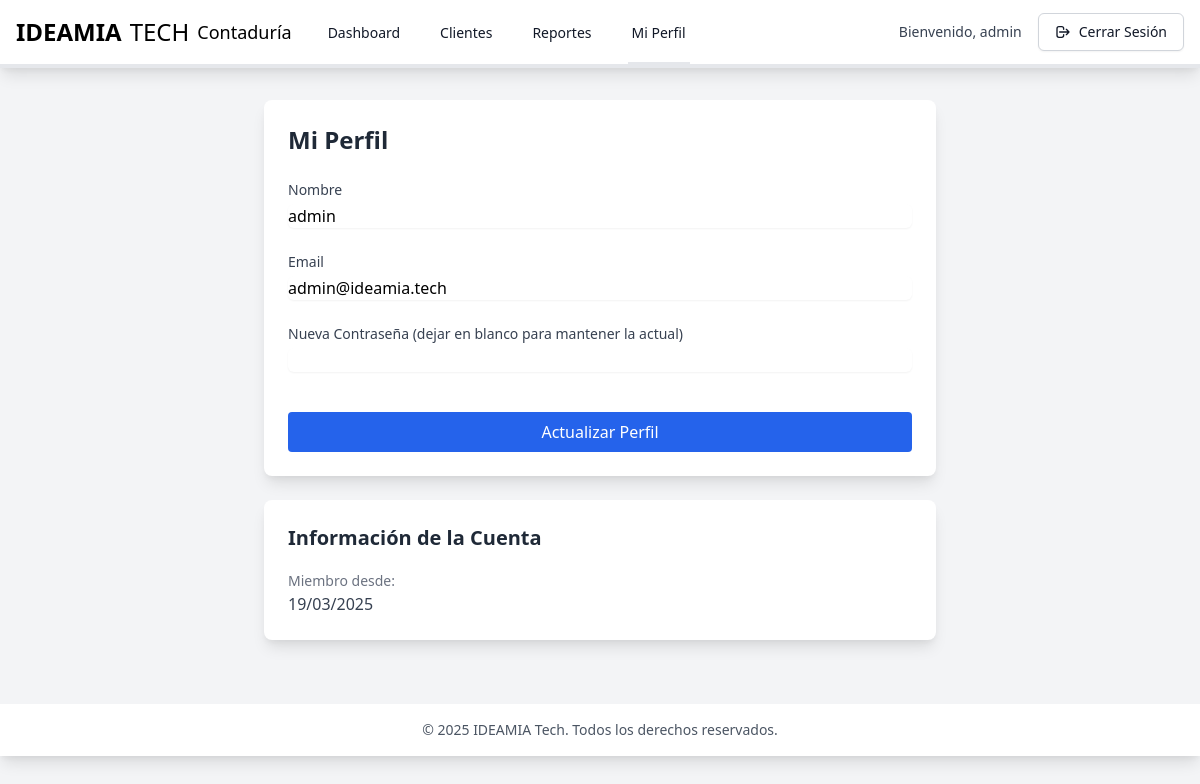
The page /profile (signed in) on the database as committed earlier.
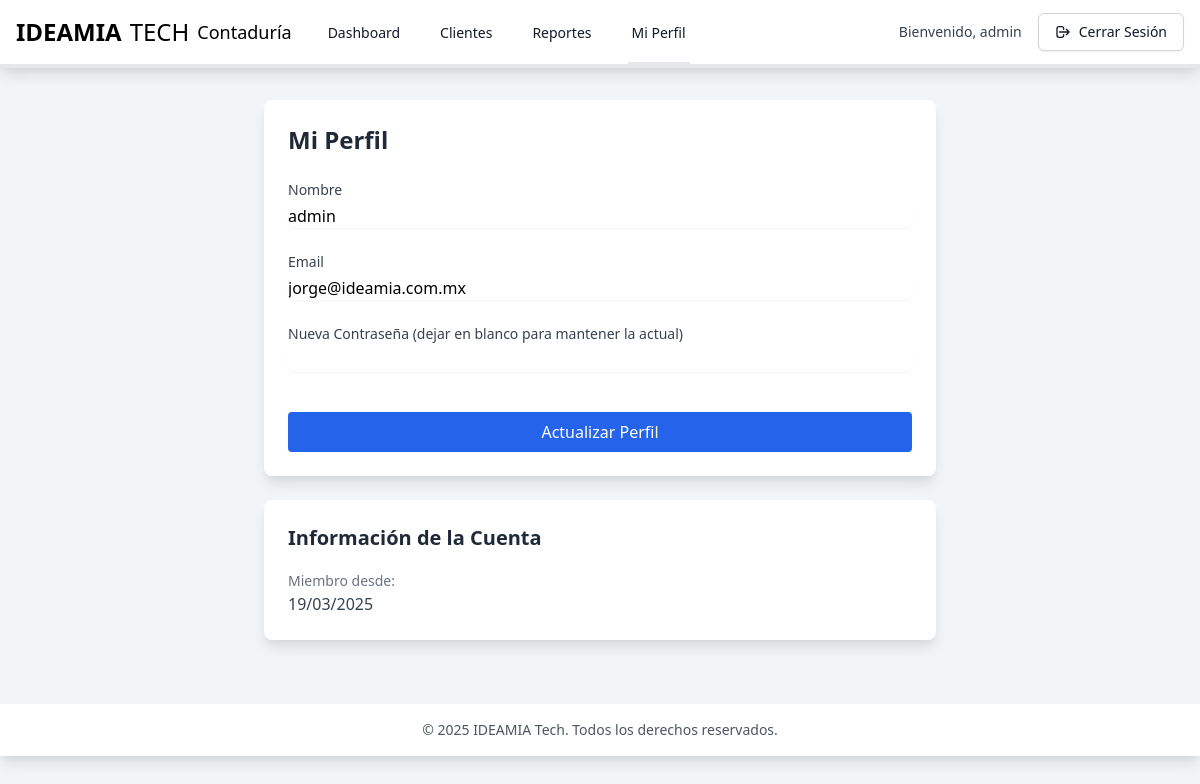
The same page on the database as committed later.
### tables this page shows
CREATE TABLE `users` (
  `id` int(11) NOT NULL,
  `username` varchar(50) NOT NULL,
  `password` varchar(255) NOT NULL,
  `email` varchar(100) NOT NULL,
  `role` enum('admin','contador') NOT NULL DEFAULT 'contador',
  `status` enum('active','inactive') NOT NULL DEFAULT 'active',
  `last_login` datetime DEFAULT NULL,
  `reset_token` varchar(64) DEFAULT NULL,
  `reset_token_expiry` datetime DEFAULT NULL,
  `created_at` datetime NOT NULL DEFAULT current_timestamp(),
  `updated_at` datetime NOT NULL DEFAULT current_timestamp() ON UPDATE current_timestamp()
);

### app/controllers/ProfileController.php (called while the page is built, shortened)
<?php
class ProfileController {
    private $db;
    public function __construct() {
        $this->db = Database::getInstance()->getConnection();
    }
    public function index() {
        try {
            $userId = $_SESSION['user_id'];
            $query = "SELECT id, username, email, created_at FROM users WHERE id = ?";
            $stmt = $this->db->prepare($query);
            $stmt->execute([$userId]);
            $user = $stmt->fetch(PDO::FETCH_ASSOC);
            $user['name'] = $user['username'];
            require_once __DIR__ . '/../views/profile/index.php';
        } catch (Exception $e) {
            error_log("Error en Profile: " . $e->getMessage());
            $_SESSION['error'] = 'Error al cargar el perfil';
            header('Location: ' . BASE_URL . '/dashboard');
            exit;
        }
    }
}

### app/config/database.php (called while the page is built, shortened)
<?php
class Database {
    private static $instance = null;
    private $connection;
    private function __construct() {
        try {
            $this->connection = new PDO(
                "mysql:host=" . DB_HOST . ";dbname=" . DB_NAME . ";charset=utf8mb4",
                DB_USER,
                DB_PASS,
                [
                    PDO::ATTR_ERRMODE => PDO::ERRMODE_EXCEPTION,
                    PDO::ATTR_DEFAULT_FETCH_MODE => PDO::FETCH_ASSOC,
                    PDO::ATTR_EMULATE_PREPARES => false
                ]
            );
        } catch (PDOException $e) {
            error_log("Error de conexión: " . $e->getMessage());
            throw new Exception("Error de conexión a la base de datos");
        }
    }
    public static function getInstance() {
        if (self::$instance === null) {
            self::$instance = new self();
        }
        return self::$instance;
    }
    public function getConnection() {
        return $this->connection;
    }
}

### app/views/profile/index.php (the view, shortened to what this page needs)
<!DOCTYPE html>
<html lang="es">
<head>
    <link rel="stylesheet" href="<?php echo BASE_URL; ?>/css/styles.css">
</head>
<body class="bg-gray-100">
    <?php include __DIR__ . '/../partials/navbar.php'; ?>
    <div class="container mx-auto px-4 py-8">
        <div class="max-w-2xl mx-auto">
            <div class="bg-white rounded-lg shadow-lg p-6">
                <h1 class="text-2xl font-bold text-gray-800 mb-6">Mi Perfil</h1>
                <form action="<?php echo BASE_URL; ?>/profile/update" method="POST" class="space-y-6">
                    <div>
                        <label for="name" class="block text-sm font-medium text-gray-700">Nombre</label>
                        <input type="text" name="name" id="name"
                               value="<?php echo htmlspecialchars($user['name']); ?>"
                               class="mt-1 block w-full rounded-md border-gray-300 shadow-sm focus:border-blue-500 focus:ring-blue-500">
                    </div>
                    <div>
                        <label for="email" class="block text-sm font-medium text-gray-700">Email</label>
                        <input type="email" name="email" id="email"
                               value="<?php echo htmlspecialchars($user['email']); ?>"
                               class="mt-1 block w-full rounded-md border-gray-300 shadow-sm focus:border-blue-500 focus:ring-blue-500">
                    </div>
                    <div>
                        <label for="password" class="block text-sm font-medium text-gray-700">
                            Nueva Contraseña (dejar en blanco para mantener la actual)
                        </label>
                        <input type="password" name="password" id="password"
                               class="mt-1 block w-full rounded-md border-gray-300 shadow-sm focus:border-blue-500 focus:ring-blue-500">
                    </div>
                    <div class="pt-4">
                        <button type="submit"
                                class="w-full bg-blue-600 text-white px-4 py-2 rounded hover:bg-blue-700 focus:outline-none focus:ring-2 focus:ring-blue-500 focus:ring-offset-2">
                            Actualizar Perfil
                        </button>
                    </div>
                </form>
            </div>
            <div class="bg-white rounded-lg shadow-lg p-6 mt-6">
                <h2 class="text-xl font-semibold text-gray-800 mb-4">Información de la Cuenta</h2>
                <div class="space-y-4">
                    <div>
                        <span class="text-sm text-gray-500">Miembro desde:</span>
                        <p class="text-gray-700">
                            <?php echo date('d/m/Y', strtotime($user['created_at'])); ?>
                        </p>
                    </div>
                </div>
            </div>
        </div>
    </div>
    <?php include __DIR__ . '/../partials/footer.php'; ?>
</body>
</html>

Rows that differ between the two databases and show on the page:
changed users "admin": email "admin@ideamia.tech" → "jorge@ideamia.com.mx"
